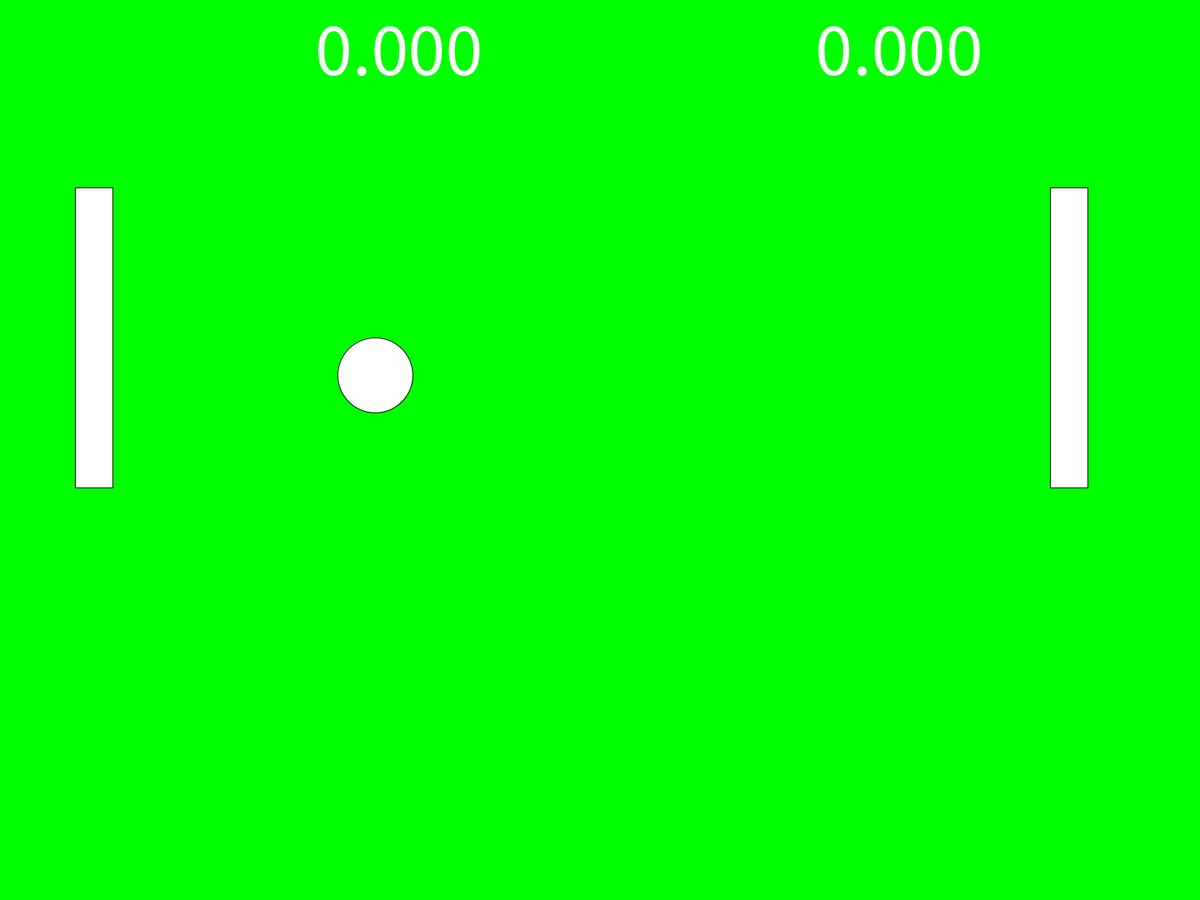
Frame 1 (no input)
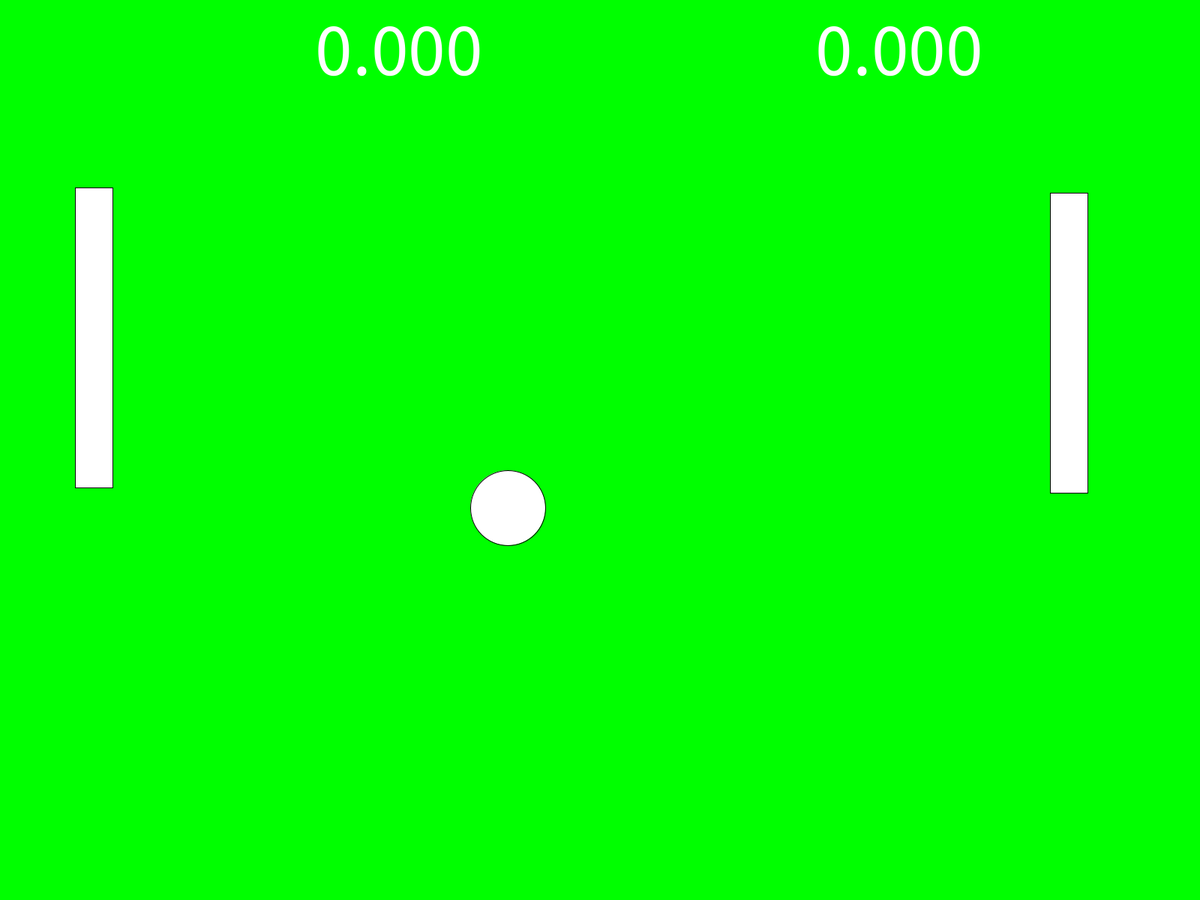
Frame 60 (the mouse pressed at the canvas centre just before this capture)
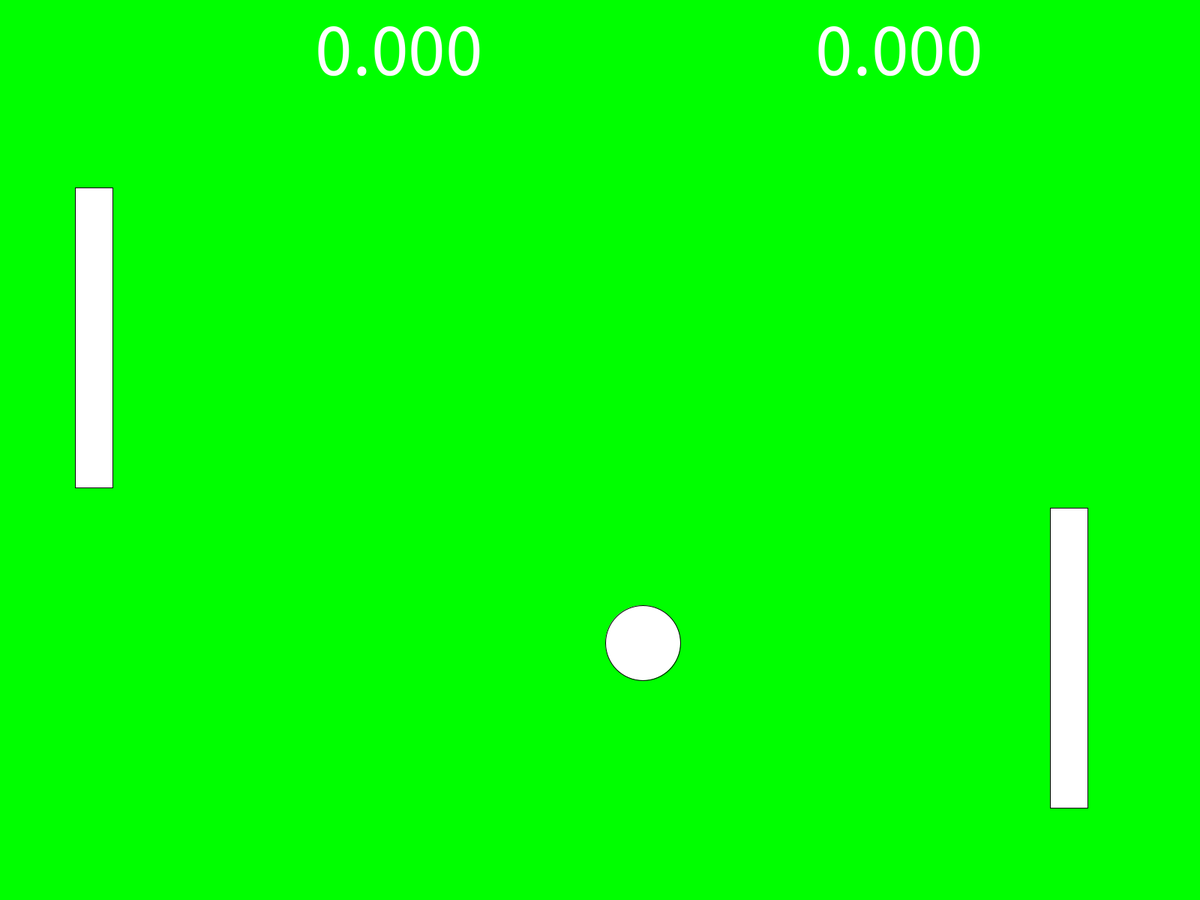
Frame 120 (the mouse held since frame 60 and released just before this capture)

The Processing sketch that drew these frames (run headless with seeded random() and noise(); from frame 60 on, the mouse is pressed at the canvas centre):

// Processing sketch: pong
// ── pong.pde
float y = 500;
float x = 500;
float p1x = 100;
float p1y = 250;
float y2 = 3;
float x2 = 3;
float p2x = width-200;
float p2y = 250;
float p2y1 = 7;
float p1t = 0;
float p2t = 0;
float rcp1 = 255;
float gcp1 = 255;
float rcp2 = 255;
float gcp2 = 255;
void setup()
{
  textSize(100);
  fullScreen();
}
void draw() 
{
  p2x = width-200;
  background(0, 255, 0);
  fill(rcp1, gcp1, gcp1); 
text(p1t, width/4, 100);
fill(rcp2, gcp2, gcp2); 
text(p2t, width/1.5, 100);
fill(255, 255, 255);
  rect(p1x, p1y, 50, 400);
   rect(p2x, p2y, 50, 400);
  ellipse(x, y, 100, 100);
  y = y + y2;
   x = x + x2; 
  
 p2y = p2y - p2y1;
     if(key == 'W' || key == 'w')
     {p1y = p1y -3;}
      if(key == 'S' || key == 's')
     {p1y = p1y +3;}
     if(y < 50)
     {y2 = -y2;}
     if(y > height - 50)
     {y2 =-y2;
    }
     
       if(p2y < 50)
     {
     p2y1 = -p2y1;
   }
     if(p2y > height - 400)
     {
       p2y1 =-p2y1;
   }
     if(y >  p2y && y < p2y+400 && x == p2x-50)
  {
    x2 = -x2;
}
   if(y >  p1y && y < p1y +400 && x  ==p1x+ 100)
  {
    x2 = -x2;}
    if(x < 0)
    {y = height/2;
    x = width/2;
  x2 = -x2;
p2t = p2t + 1;}
    if(x > width)
    {y = height/2;
    x = width/2;
  x2 = -x2;
  p1t = p1t +1;
}
  if(p1t > p2t)
  {
    gcp2 = 0;
    rcp1 = 0;
}
 if(p1t < p2t)
  {
    gcp2 = 255;
    rcp2 = 0;
      gcp1 = 0;
    rcp1 = 255;
}
if(p1t == p2t)
  {
    gcp2 = 255;
    rcp2 = 255;
      gcp1 = 255;
    rcp1 = 255;
}
}
